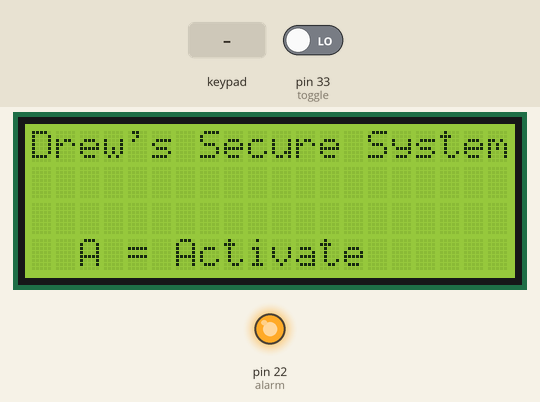
This sketch was run on a simulated Arduino Mega 2560, built with avr-gcc and run on an emulated ATmega2560. On the bench: 20×4 character LCD, output pins drawn as LEDs (lit = HIGH). Inputs (shaded band) come from the test bench; at power-on: pin 33 (toggle) LOW.

Above: at 1.2 s.
1.3 s: key 'A' pressed
At 1.8 s:
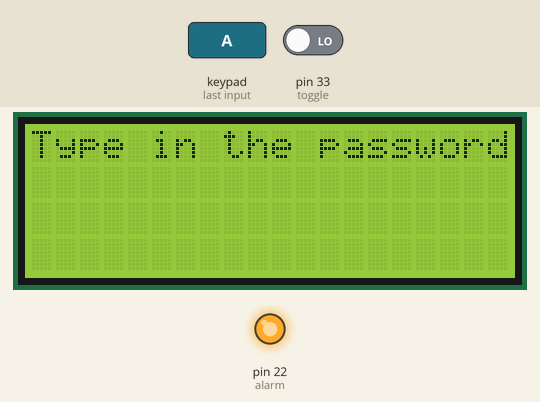
2.8 s: keypad keys 4 0 4 1 4 2 4 3 pressed 0.4 s apart
At 5.4 s:
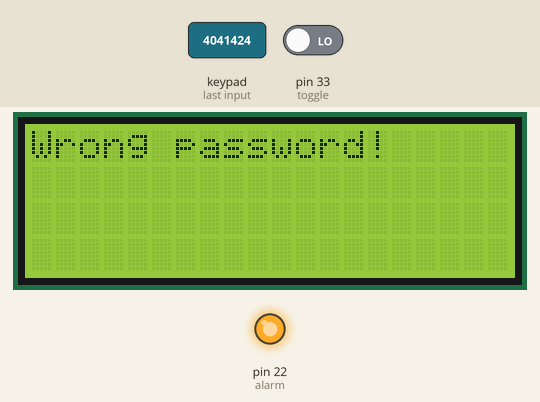
Timing chart, 0 to 6.9 s (numbered marks = the images above; inputs shaded):
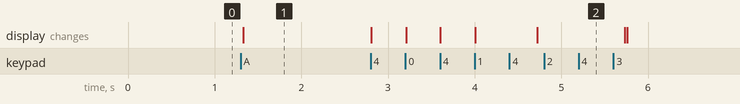

Measured:
- after the input at 1.3 s, the display: changes at once (image 1)
- after the input at 2.8 s, the display: first changes at once (image 2 shows a later state)

The sketch:

Alarm_system_mega_2560.ino
```cpp
#include <Wire.h>

#include <LiquidCrystal_I2C.h>

#include <Keypad.h>

LiquidCrystal_I2C lcd(0x3F, 2, 1, 0, 4, 5, 6, 7, 3, POSITIVE);

const byte ROWS = 4; //four rows
const byte COLS = 4; //four columns
char keys[ROWS][COLS] = {
  {'1','2','3','A'},
  {'4','5','6','B'},
  {'7','8','9','C'},
  {'*','0','#','D'}
};

byte rowPins[ROWS] = {40, 41, 42, 43}; //connect to the row pinouts of the keypad
byte colPins[COLS] = {44, 45, 46, 47}; //connect to the column pinouts of the keypad

Keypad keypad = Keypad( makeKeymap(keys), rowPins, colPins, ROWS, COLS );


int alarm = 22;
int door = 23;
int toggle = 33;
int var = 1;


void setup() {
 Serial.begin(9600);
 lcd.begin(20,4);

  pinMode(toggle, INPUT);
  pinMode(alarm, OUTPUT);
  digitalWrite(alarm, HIGH);
  pinMode(door, INPUT);
}


void loop() {

  int  key;
  char pin1;
  char pin2;
  char pin3;
  char pin4;
  boolean password = false;
  int act = 1;

  lcd.setCursor(0,0);
  lcd.print("Drew's Secure System");
  lcd.setCursor(2,4);
  lcd.print("A = Activate");

  key = keypad.waitForKey();
  if (key == 'A'){
  lcd.clear();
  lcd.setCursor(0,0);
  lcd.print("Type in the password");

  pin1 = keypad.waitForKey();
  lcd.setCursor ( 0, 2 );
  lcd.print(pin1);
  pin2 = keypad.waitForKey();
  lcd.setCursor ( 1, 2 );
  lcd.print(pin2);
  pin3 = keypad.waitForKey();
  lcd.setCursor ( 2, 2 );
  lcd.print(pin3);
  pin4 = keypad.waitForKey();
  lcd.setCursor ( 3, 2 );
  lcd.print(pin4);
  delay(700);

  if(pin1=='7'&&pin2=='0'&&pin3=='8'&&pin4=='9') {
    lcd.clear();
    lcd.print("Password is correct");
    delay(1000);
    password = true;
  }
  else {
     lcd.clear();
     lcd.print("Wrong password!");
     delay(1000);
     lcd.clear();
  }


 while (password == true) {

   while (act == 1) {
   lcd.clear();
   digitalWrite(alarm, LOW);
   delay(150);
   digitalWrite(alarm, HIGH);
   delay(150);
    digitalWrite(alarm, LOW);
   delay(150);
   digitalWrite(alarm, HIGH);
   lcd.print("Alarm activatted");
   delay(1000);
   lcd.clear();
   act--;
   }

   if (digitalRead(door) == HIGH) {
      lcd.setCursor(3,0);
      lcd.print("Front Door Open");
      digitalWrite(alarm, LOW);
      delay(700);
      digitalWrite(alarm, HIGH);
      delay(700);
      var = 0;
    }

    if (digitalRead(door) == LOW) {
      while(var==0) {
        lcd.setCursor(3,0);
        lcd.print("Front Door Closed");
        delay(2000);
        var++;
      }
       lcd.clear();
       digitalWrite(alarm, HIGH);
    }
 }
    if (digitalRead(toggle) == LOW) {
      lcd.setCursor(3,0);
      lcd.clear();
      digitalWrite (alarm, HIGH);
    }
  }
}
```
